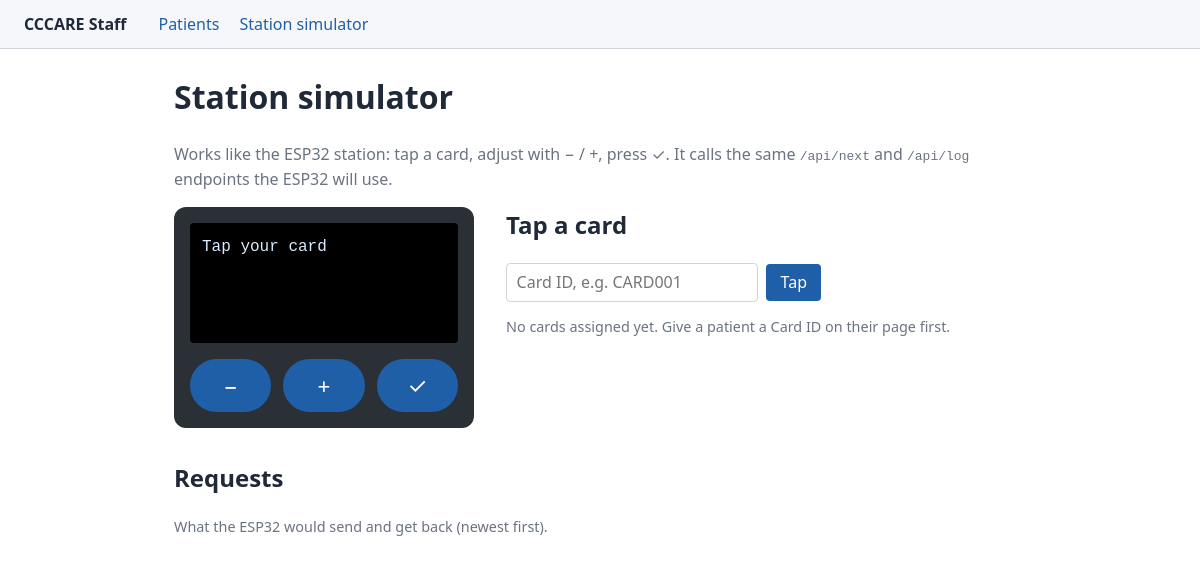
The page /simulator on the database as committed earlier.
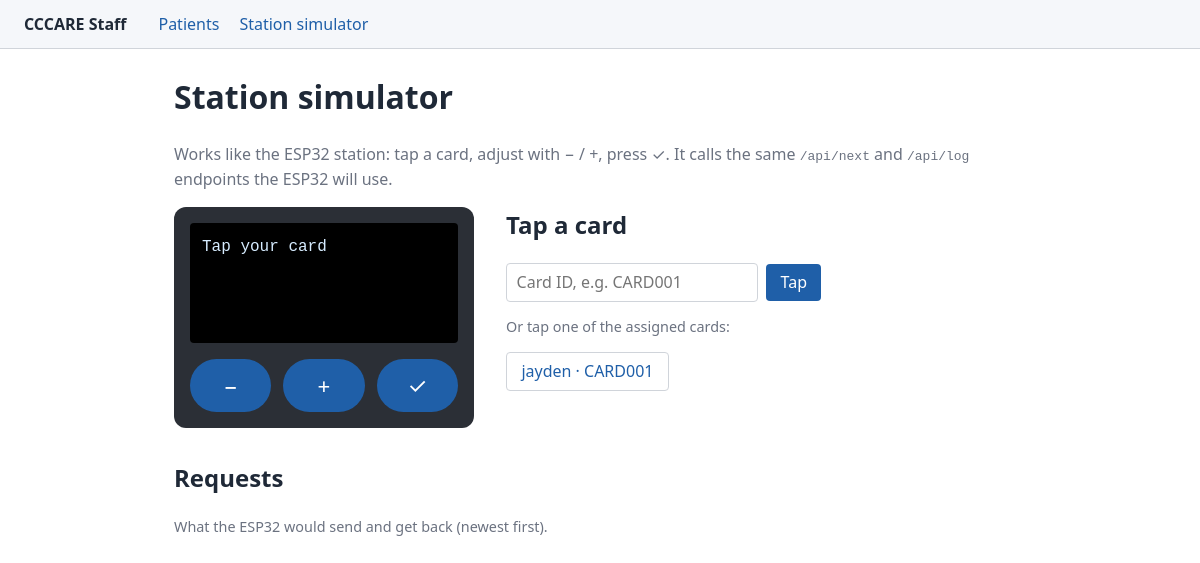
The same page on the database as committed later.
### database/models.py (models this page shows)
class Patient(db.Model):
    __tablename__ = "patient_list"
    patient_id = db.Column(db.Integer, primary_key=True)
    name = db.Column(db.String(100))
    card_uid = db.Column(db.String(32), unique=True)  # RFID card ID; empty until a card is assigned
    sessions = db.relationship(
        "Session",
        back_populates="patient"
    )
    dosages = db.relationship("Dosage", back_populates="patient", order_by="Dosage.position")
    logs = db.relationship("ExerciseLog", back_populates="patient")

### website/routes.py (the view)
@site.get("/simulator")
def simulator():
    patients_with_cards = db.session.execute(
        db.select(Patient).where(Patient.card_uid.is_not(None)).order_by(Patient.name)
    ).scalars().all()
    return render_template("simulator.html", patients=patients_with_cards)

### website/templates/simulator.html (shortened to what this page needs)
{% extends "base.html" %}
{% block content %}
<h1>Station simulator</h1>
<p class="muted">
  Works like the ESP32 station: tap a card, adjust with − / +, press ✓.
  It calls the same <code>/api/next</code> and <code>/api/log</code> endpoints the ESP32 will use.
</p>
<div class="sim">
  <div class="station">
    <div class="screen" aria-live="polite">
      <div class="line" id="line1"></div>
      <div class="line" id="line2"></div>
      <div class="line" id="line3"></div>
      <div class="line" id="line4"></div>
    </div>
    <div class="station-buttons">
      <button type="button" id="minus" aria-label="Minus">−</button>
      <button type="button" id="plus" aria-label="Plus">+</button>
      <button type="button" id="ok" aria-label="Done">✓</button>
    </div>
  </div>
  <div class="tap">
    <h2>Tap a card</h2>
    <form id="tap-form" class="inline">
      <input id="card" placeholder="Card ID, e.g. CARD001" maxlength="32" required>
      <button>Tap</button>
    </form>
    {% if patients %}
    <p class="hint">Or tap one of the assigned cards:</p>
    <div class="chips">
      {% for p in patients %}
      <button type="button" class="chip" data-card="{{ p.card_uid }}">{{ p.name }} · {{ p.card_uid }}</button>
      {% endfor %}
    </div>
    {% else %}
    <p class="hint">No cards assigned yet. Give a patient a Card ID on their page first.</p>
    {% endif %}
  </div>
</div>
<section>
  <h2>Requests</h2>
  <p class="hint">What the ESP32 would send and get back (newest first).</p>
</section>
{% endblock %}

Rows that differ between the two databases and show on the page:
added Patient: name "jayden", card_uid "CARD001"
Other text that changed with them:
text no longer shown: "No cards assigned yet. Give a patient a Card ID on their page first."
text now shown: "Or tap one of the assigned cards:"
